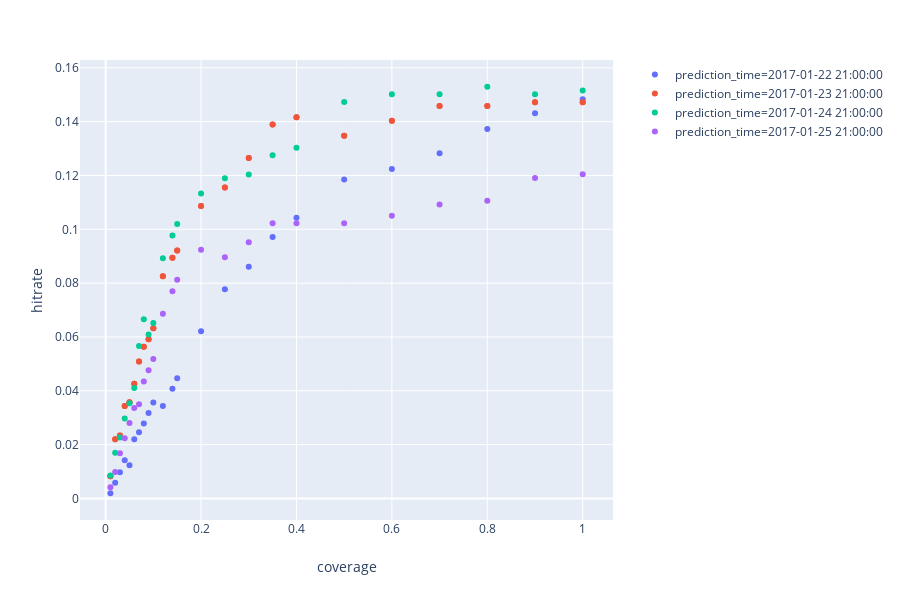

Here is the notebook cell this chart was saved with:
### Code cell
import plotly.express as px
fig = px.scatter(df_hitrates, x="coverage", y="hitrate", color="prediction_time")
fig.show()

### Figure 1 — Plotly figure (JSON) as saved in the notebook; plotly's stock layout.template omitted (floating-point values rounded to 4 significant figures)
{"data": [{"hoverlabel": {"namelength": 0}, "hovertemplate": "prediction_time=2017-01-22 21:00:00<br>coverage=%{x}<br>hitrate=%{y}", "legendgroup": "prediction_time=2017-01-22 21:00:00", "marker": {"color": "#636efa", "symbol": "circle"}, "mode": "markers", "name": "prediction_time=2017-01-22 21:00:00", "showlegend": true, "type": "scatter", "x": [0.01, 0.02, 0.03, 0.04, 0.05, 0.06, 0.07, 0.08, 0.09, 0.1, 0.12, 0.14, 0.15, 0.2, 0.25, 0.3, 0.35, 0.4, 0.5, 0.6, 0.7, 0.8, 0.9, 1], "xaxis": "x", "y": [0.001943, 0.005829, 0.009715, 0.01425, 0.01231, 0.02202, 0.02461, 0.02785, 0.03174, 0.03562, 0.03433, 0.0408, 0.04469, 0.06218, 0.07772, 0.08614, 0.09715, 0.1043, 0.1185, 0.1224, 0.1282, 0.1373, 0.1431, 0.1483], "yaxis": "y"}, {"hoverlabel": {"namelength": 0}, "hovertemplate": "prediction_time=2017-01-23 21:00:00<br>coverage=%{x}<br>hitrate=%{y}", "legendgroup": "prediction_time=2017-01-23 21:00:00", "marker": {"color": "#EF553B", "symbol": "circle"}, "mode": "markers", "name": "prediction_time=2017-01-23 21:00:00", "showlegend": true, "type": "scatter", "x": [0.01, 0.02, 0.03, 0.04, 0.05, 0.06, 0.07, 0.08, 0.09, 0.1, 0.12, 0.14, 0.15, 0.2, 0.25, 0.3, 0.35, 0.4, 0.5, 0.6, 0.7, 0.8, 0.9, 1, 0.01, 0.02, 0.03, 0.04, 0.05, 0.06, 0.07, 0.08, 0.09, 0.1, 0.12, 0.14, 0.15, 0.2, 0.25, 0.3, 0.35, 0.4, 0.5, 0.6, 0.7, 0.8, 0.9, 1], "xaxis": "x", "y": [0.008253, 0.02201, 0.02338, 0.03439, 0.03576, 0.04264, 0.05089, 0.0564, 0.05915, 0.06327, 0.08253, 0.08941, 0.09216, 0.1087, 0.1155, 0.1265, 0.1389, 0.1417, 0.1348, 0.1403, 0.1458, 0.1458, 0.1472, 0.1472, 0.008253, 0.02201, 0.02338, 0.03439, 0.03576, 0.04264, 0.05089, 0.0564, 0.05915, 0.06327, 0.08253, 0.08941, 0.09216, 0.1087, 0.1155, 0.1265, 0.1389, 0.1417, 0.1348, 0.1403, 0.1458, 0.1458, 0.1472, 0.1472], "yaxis": "y"}, {"hoverlabel": {"namelength": 0}, "hovertemplate": "prediction_time=2017-01-24 21:00:00<br>coverage=%{x}<br>hitrate=%{y}", "legendgroup": "prediction_time=2017-01-24 21:00:00", "marker": {"color": "#00cc96", "symbol": "circle"}, "mode": "markers", "name": "prediction_time=2017-01-24 21:00:00", "showlegend": true, "type": "scatter", "x": [0.01, 0.02, 0.03, 0.04, 0.05, 0.06, 0.07, 0.08, 0.09, 0.1, 0.12, 0.14, 0.15, 0.2, 0.25, 0.35, 0.3, 0.4, 0.5, 0.6, 0.7, 0.8, 0.9, 1], "xaxis": "x", "y": [0.008499, 0.017, 0.02266, 0.02975, 0.03541, 0.04108, 0.05666, 0.06657, 0.06091, 0.06516, 0.08924, 0.09773, 0.102, 0.1133, 0.119, 0.1275, 0.1204, 0.1303, 0.1473, 0.1501, 0.1501, 0.153, 0.1501, 0.1516], "yaxis": "y"}, {"hoverlabel": {"namelength": 0}, "hovertemplate": "prediction_time=2017-01-25 21:00:00<br>coverage=%{x}<br>hitrate=%{y}", "legendgroup": "prediction_time=2017-01-25 21:00:00", "marker": {"color": "#ab63fa", "symbol": "circle"}, "mode": "markers", "name": "prediction_time=2017-01-25 21:00:00", "showlegend": true, "type": "scatter", "x": [0.01, 0.02, 0.03, 0.04, 0.05, 0.06, 0.07, 0.08, 0.09, 0.1, 0.12, 0.14, 0.15, 0.2, 0.25, 0.3, 0.35, 0.4, 0.5, 0.6, 0.7, 0.8, 0.9, 1], "xaxis": "x", "y": [0.004202, 0.009804, 0.01681, 0.02241, 0.02801, 0.03361, 0.03501, 0.04342, 0.04762, 0.05182, 0.06863, 0.07703, 0.08123, 0.09244, 0.08964, 0.09524, 0.1022, 0.1022, 0.1022, 0.105, 0.1092, 0.1106, 0.119, 0.1204], "yaxis": "y"}], "layout": {"height": 600, "legend": {"tracegroupgap": 0}, "margin": {"t": 60}, "xaxis": {"anchor": "y", "domain": [0, 0.98], "title": {"text": "coverage"}}, "yaxis": {"anchor": "x", "domain": [0, 1], "title": {"text": "hitrate"}}}}
